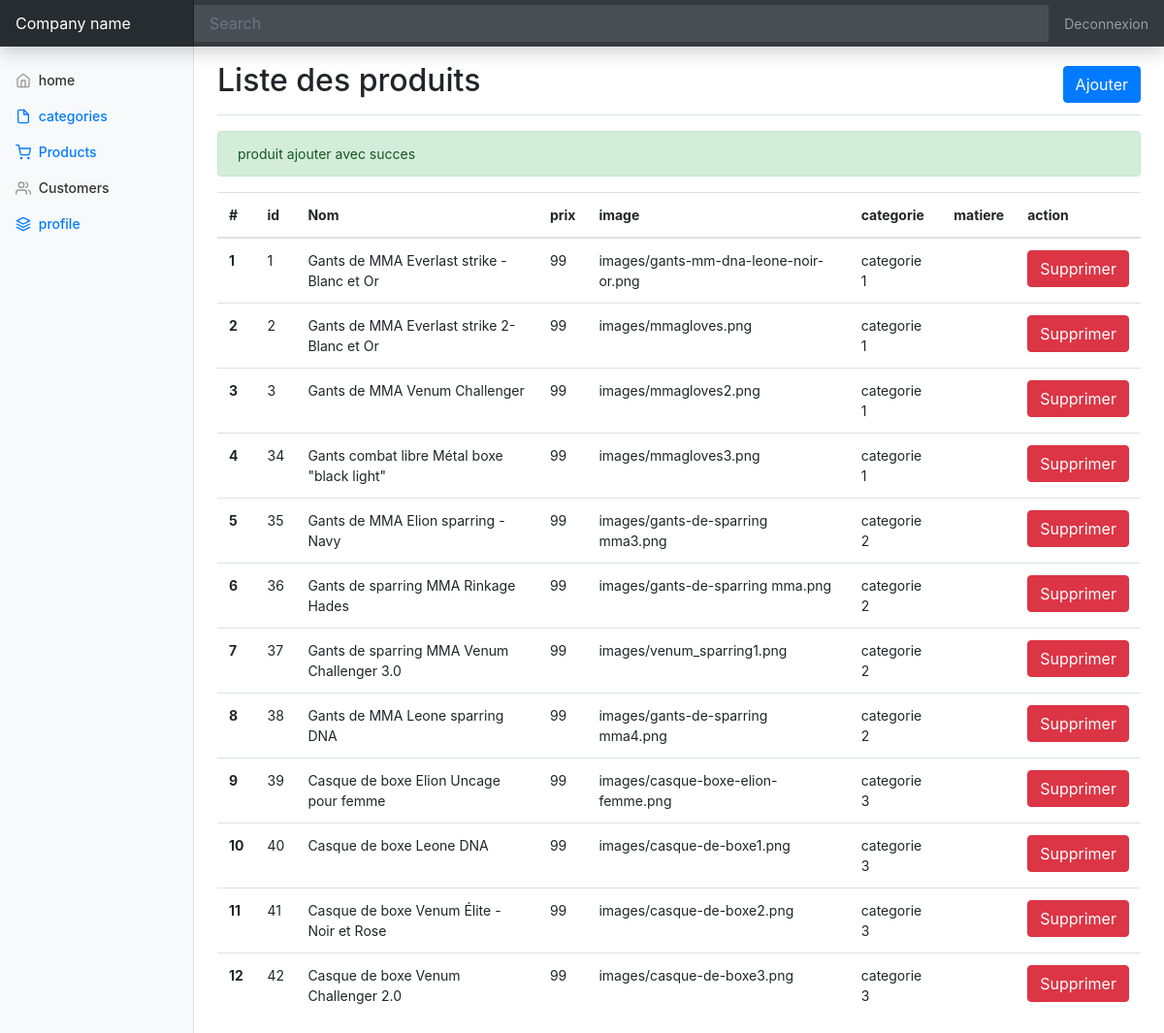
Page /admin/produits/liste.php?ajout=ok on the committed database.
### tables this page shows
CREATE TABLE `produits` (
  `id` int(11) NOT NULL,
  `nom` varchar(255) NOT NULL,
  `prix` float NOT NULL,
  `image` varchar(255) NOT NULL,
  `categorie` text NOT NULL,
  `matiere` varchar(255) NOT NULL
);

### inc/functions.php (called while the page is built, shortened)
<?php
function connect(){
  $servername="localhost";
$DBuser="root";
$DBpassword="";
$DBname="php_produits";
try {
    $conn = new PDO("mysql:host=$servername;dbname=$DBname", $DBuser, $DBpassword);
    $conn->setAttribute(PDO::ATTR_ERRMODE, PDO::ERRMODE_EXCEPTION);
  } catch(PDOException $e) {
    echo "Connection failed: " . $e->getMessage();
  }
  return $conn;
}
function getALLProducts(){
      $conn = connect();
$requette = " SELECT * FROM produits";
$resultat = $conn->query($requette);
$produits = $resultat->fetchAll();
return $produits;
}
?>

### admin/produits/liste.php (the view, shortened to what this page needs)
<?php
include "../../inc/functions.php";
$produits = getALLProducts();
?>
<!doctype html>
<html lang="en">
  <head>
<link href="../../css/bootstrap.min.css" rel="stylesheet">
    <link href="../../css/dashboard.css" rel="stylesheet">
  </head>
  <body>
<nav class="navbar navbar-dark sticky-top bg-dark flex-md-nowrap p-0 shadow">
  <a class="navbar-brand col-md-3 col-lg-2 mr-0 px-3" href="#">Company name</a>
  <input class="form-control form-control-dark w-100" type="text" placeholder="Search" aria-label="Search">
  <ul class="navbar-nav px-3">
    <li class="nav-item text-nowrap">
      <a class="nav-link" href="../../deconnexion.php">Deconnexion</a>
    </li>
  </ul>
</nav>
<div class="container-fluid">
  <div class="row">
  <?php
    include "../template/navigation.php";
    ?>
    <main role="main" class="col-md-9 ml-sm-auto col-lg-10 px-md-4">
      <div class="d-flex justify-content-between flex-wrap flex-md-nowrap align-items-center pt-3 pb-2 mb-3 border-bottom">
        <h1 class="h2">Liste des produits</h1>
        <a class="btn btn-primary" data-toggle="modal" data-target="#exampleModal">Ajouter</a>
      </div>
      <div>
      <?php
      if(isset($_GET['ajout'])&& $_GET['ajout']== "ok"){
        print'<div class="alert alert-success">produit ajouter avec succes</div>';
      }
      ?>
      <table class="table">
  <thead>
    <tr>
      <th scope="col">#</th>
      <th scope="col">id</th>
      <th scope="col">Nom</th>
      <th scope="col">prix</th>
      <th scope="col">image</th>
      <th scope="col">categorie</th>
      <th scope="col">matiere</th>
      <th scope="col">action</th>
    </tr>
  </thead>
  <tbody>
  <?php
        foreach($produits as $i => $p){
        $i++;
            print'<tr>
            <th scope="row">'.$i.'</th>
            <td>'.$p['id'].'</td>
            <td>'.$p['nom'].'</td>
            <td>'.$p['prix'].'</td>
            <td>'.$p['image'].'</td>
            <td>'.$p['categorie'].'</td>
            <td>'.$p['matiere'].'</td>
            <td>
              <a href="supprimer.php?idp='.$p['id'].'" class="btn btn-danger">Supprimer</a>
            </td>
          </tr>';
        }
  ?>
  </tbody>
</table>
  </body>
</html>

### css/dashboard.css (style rules this page uses)
body { font-size: .875rem; }
.navbar-brand { padding-top: .75rem; padding-bottom: .75rem; font-size: 1rem; background-color: rgba(0, 0, 0, .25); box-shadow: inset -1px 0 0 rgba(0, 0, 0, .25); }
.navbar .form-control { padding: .75rem 1rem; border-width: 0; border-radius: 0; }
.form-control-dark { color: #fff; background-color: rgba(255, 255, 255, .1); border-color: rgba(255, 255, 255, .1); }

### rows in the picture
produits: id "1", nom "Gants de MMA Everlast strike - Blanc et Or", prix "99", image "images/gants-mm-dna-leone-noir-or.png", categorie "categorie 1"
produits: id "2", nom "Gants de MMA Everlast strike 2- Blanc et Or", prix "99", image "images/mmagloves.png", categorie "categorie 1"
produits: id "3", nom "Gants de MMA Venum Challenger", prix "99", image "images/mmagloves2.png", categorie "categorie 1"
produits: id "34", nom "Gants combat libre Métal boxe \"black light\"", prix "99", image "images/mmagloves3.png", categorie "categorie 1"
produits: id "35", nom "Gants de MMA Elion sparring - Navy", prix "99", image "images/gants-de-sparring mma3.png", categorie "categorie 2"
produits: id "36", nom "Gants de sparring MMA Rinkage Hades", prix "99", image "images/gants-de-sparring mma.png", categorie "categorie 2"
produits: id "37", nom "Gants de sparring MMA Venum Challenger 3.0", prix "99", image "images/venum_sparring1.png", categorie "categorie 2"
produits: id "38", nom "Gants de MMA Leone sparring DNA", prix "99", image "images/gants-de-sparring mma4.png", categorie "categorie 2"
produits: id "39", nom "Casque de boxe Elion Uncage pour femme", prix "99", image "images/casque-boxe-elion-femme.png", categorie "categorie 3"
produits: id "40", nom "Casque de boxe Leone DNA", prix "99", image "images/casque-de-boxe1.png", categorie "categorie 3"
produits: id "41", nom "Casque de boxe Venum Élite - Noir et Rose", prix "99", image "images/casque-de-boxe2.png", categorie "categorie 3"
produits: id "42", nom "Casque de boxe Venum Challenger 2.0", prix "99", image "images/casque-de-boxe3.png", categorie "categorie 3"
